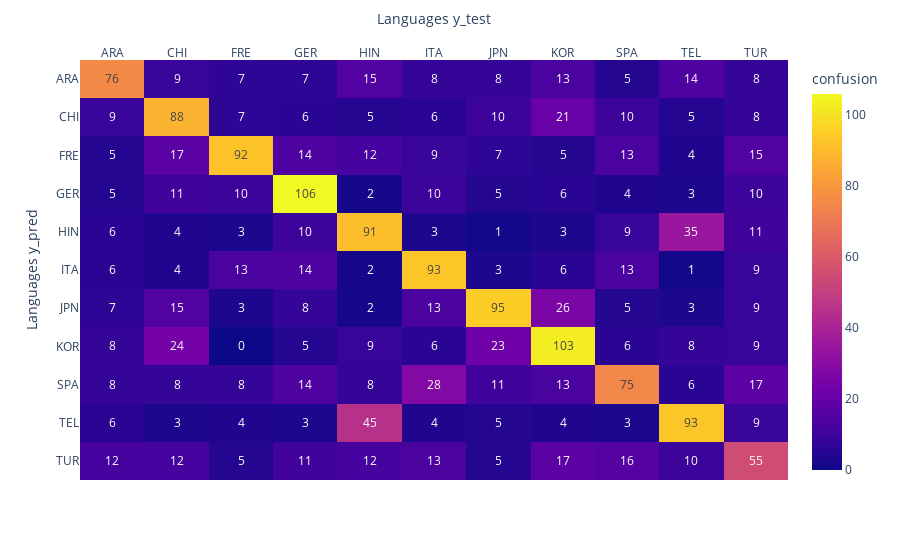

Notebook code for this chart:
### Code cell
from sklearn.linear_model import LogisticRegression
from sklearn.model_selection import train_test_split

X = df['text_stem'].values.tolist()
y = df['category'].values.tolist()

X_train, X_test, y_train, y_test = train_test_split(X, y, test_size=0.2, random_state=42)
logisticRegr = LogisticRegression()
tf_X_train = tf.transform(X_train)
tf_X_test = tf.transform(X_test)
logisticRegr.fit(tf_X_train, train_category)
logisticRegr_predict = logisticRegr.predict(tf_X_test)

print("Score logistic regression with TF-IDF after Stemming text :", logisticRegr.score(tf_X_test, test_category))
evaluation(test_category, logisticRegr_predict)

### Figure 1 — Plotly figure (JSON) as saved in the notebook; plotly's stock layout.template omitted (floating-point values rounded to 4 significant figures)
{"data": [{"coloraxis": "coloraxis", "hovertemplate": "Languages y_test: %{x}<br>Languages y_pred: %{y}<br>confusion: %{z}<extra></extra>", "name": "0", "texttemplate": "%{z}", "type": "heatmap", "x": ["ARA", "CHI", "FRE", "GER", "HIN", "ITA", "JPN", "KOR", "SPA", "TEL", "TUR"], "xaxis": "x", "y": ["ARA", "CHI", "FRE", "GER", "HIN", "ITA", "JPN", "KOR", "SPA", "TEL", "TUR"], "yaxis": "y", "z": [[76, 9, 7, 7, 15, 8, 8, 13, 5, 14, 8], [9, 88, 7, 6, 5, 6, 10, 21, 10, 5, 8], [5, 17, 92, 14, 12, 9, 7, 5, 13, 4, 15], [5, 11, 10, 106, 2, 10, 5, 6, 4, 3, 10], [6, 4, 3, 10, 91, 3, 1, 3, 9, 35, 11], [6, 4, 13, 14, 2, 93, 3, 6, 13, 1, 9], [7, 15, 3, 8, 2, 13, 95, 26, 5, 3, 9], [8, 24, 0, 5, 9, 6, 23, 103, 6, 8, 9], [8, 8, 8, 14, 8, 28, 11, 13, 75, 6, 17], [6, 3, 4, 3, 45, 4, 5, 4, 3, 93, 9], [12, 12, 5, 11, 12, 13, 5, 17, 16, 10, 55]]}], "layout": {"coloraxis": {"colorbar": {"title": {"text": "confusion"}}, "colorscale": [[0, "#0d0887"], [0.1111, "#46039f"], [0.2222, "#7201a8"], [0.3333, "#9c179e"], [0.4444, "#bd3786"], [0.5556, "#d8576b"], [0.6667, "#ed7953"], [0.7778, "#fb9f3a"], [0.8889, "#fdca26"], [1, "#f0f921"]]}, "margin": {"t": 60}, "xaxis": {"anchor": "y", "domain": [0, 1], "side": "top", "title": {"text": "Languages y_test"}}, "yaxis": {"anchor": "x", "autorange": "reversed", "domain": [0, 1], "title": {"text": "Languages y_pred"}}}}
